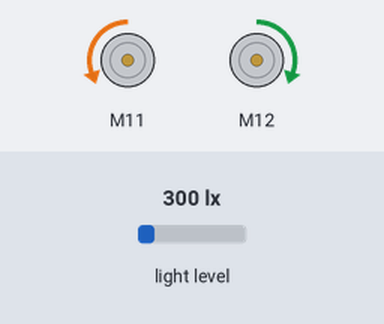
Simulated run of this sketch. Board: Arduino Uno, built with avr-gcc and run on an emulated ATmega328P. Shown: 2 × DC motor (green arrow = forward, orange = backward, longer = faster). The test bench sets the inputs (shaded band); at power-on: light level 300 lx.

Above: at 0.1 s.
Timing chart, 0 to 1.6 s (numbered marks = the images above):
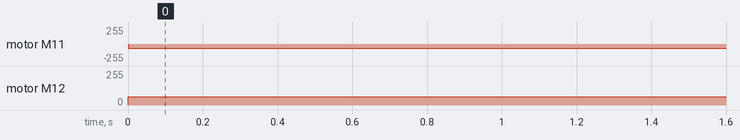

Measured:
- by itself, motor M11: stopped → backward 63/255 at 0.00 s
- by itself, motor M12: stopped → forward 63/255 at 0.00 s

The sketch:

LinieFollower.ino
```cpp
#include <Arduino.h>
#include <Wire.h>
#include <SoftwareSerial.h>
#include <MeAuriga.h>

/**
 * @brief Pin Ports
 *
 */
MeLineFollower linefollower_9(9);
MeEncoderOnBoard Encoder_1(SLOT1);
MeEncoderOnBoard Encoder_2(SLOT2);
MeLightSensor lightsensor_12(12);

/**
 * @brief Links fahren
 *
 */
void isr_process_encoder1(void)
{
  if(digitalRead(Encoder_1.getPortB()) == 0){
    Encoder_1.pulsePosMinus();
  }else{
    Encoder_1.pulsePosPlus();
  }
}

/**
 * @brief rechts fahren
 *
 */
void isr_process_encoder2(void)
{
  if(digitalRead(Encoder_2.getPortB()) == 0){
    Encoder_2.pulsePosMinus();
  }else{
    Encoder_2.pulsePosPlus();
  }
}

/**
 * @brief Die Geschwindigkeiten für die einzelnen Richtungen.
 *
 * @param direction
 * @param speed
 */
void move(int direction, int speed)
{
  int leftSpeed = 0;
  int rightSpeed = 0;
  if(direction == 1){
    leftSpeed = -speed;
    rightSpeed = speed;
  }else if(direction == 2){
    leftSpeed = speed;
    rightSpeed = -speed;
  }else if(direction == 3){
    leftSpeed = -speed;
    rightSpeed = -speed;
  }else if(direction == 4){
    leftSpeed = speed;
    rightSpeed = speed;
  }
  Encoder_1.setTarPWM(leftSpeed);
  Encoder_2.setTarPWM(rightSpeed);
}

/**
 * @brief Sekunden in Millisekunden
 *
 * @param seconds
 */
void _delay(float seconds) {
  if(seconds < 0.0){
    seconds = 0.0;
  }
  long endTime = millis() + seconds * 1000;
  while(millis() < endTime) _loop();
}

/**
 * @brief Setup
 *
 */
void setup() {
  TCCR1A = _BV(WGM10);
  TCCR1B = _BV(CS11) | _BV(WGM12);
  TCCR2A = _BV(WGM21) | _BV(WGM20);
  TCCR2B = _BV(CS21);
  attachInterrupt(Encoder_1.getIntNum(), isr_process_encoder1, RISING);
  attachInterrupt(Encoder_2.getIntNum(), isr_process_encoder2, RISING);
  randomSeed((unsigned long)(lightsensor_12.read() * 123456));
  while(1) {
      if((0?(2==0?linefollower_9.readSensors()==0:(linefollower_9.readSensors() & 2)==2):(2==0?linefollower_9.readSensors()==3:(linefollower_9.readSensors() & 2)==0))){
          if((1?(1==0?linefollower_9.readSensors()==0:(linefollower_9.readSensors() & 1)==1):(1==0?linefollower_9.readSensors()==3:(linefollower_9.readSensors() & 1)==0))){

              Encoder_1.setTarPWM(-1 * 20/100.0*255);
              Encoder_2.setTarPWM(0/100.0*255);

          }

      }
      if((0?(1==0?linefollower_9.readSensors()==0:(linefollower_9.readSensors() & 1)==1):(1==0?linefollower_9.readSensors()==3:(linefollower_9.readSensors() & 1)==0))){
          if((1?(2==0?linefollower_9.readSensors()==0:(linefollower_9.readSensors() & 2)==2):(2==0?linefollower_9.readSensors()==3:(linefollower_9.readSensors() & 2)==0))){

              Encoder_1.setTarPWM(-1 * 0/100.0*255);
              Encoder_2.setTarPWM(20/100.0*255);

          }

      }
      if((0?(3==0?linefollower_9.readSensors()==0:(linefollower_9.readSensors() & 3)==3):(3==0?linefollower_9.readSensors()==3:(linefollower_9.readSensors() & 3)==0))){

          Encoder_1.setTarPWM(-1 * 25/100.0*255);
          Encoder_2.setTarPWM(25/100.0*255);

      }

      _loop();
  }

}

void _loop() {
  Encoder_1.loop();
  Encoder_2.loop();
}

/**
 * @brief Main Loop
 *
 */
void loop() {
  _loop();
}
```
